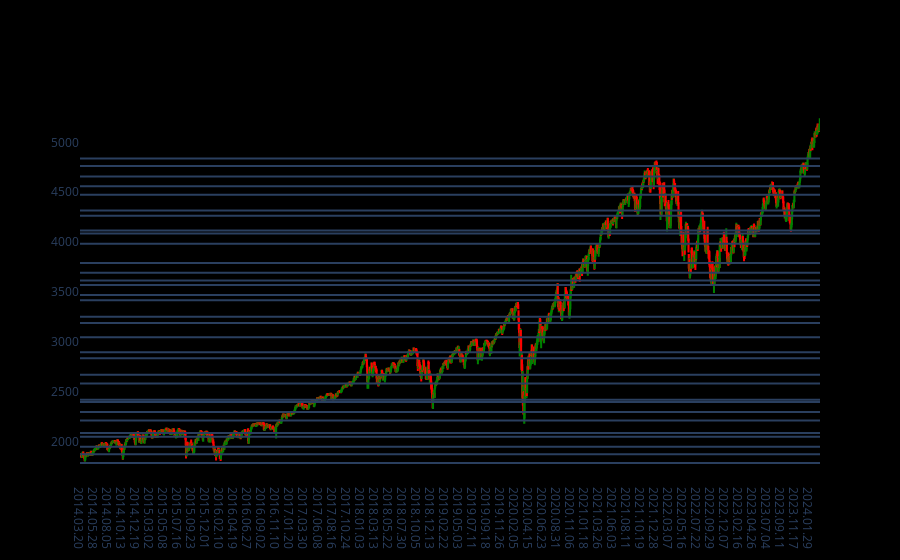

The code cell stored with this chart in its notebook:
### Code cell
import sys; sys.path.insert(1, '..')
import utility
from key_levels_finder.key_levels_algorithm import getKeyLevels

SP500KeyLevels = getKeyLevels(df, useFilter=False, filterPercent=3, clusterBW=80)
utility.displayChartPrice(df, keylevels=SP500KeyLevels)

### Figure 1 — Plotly figure (JSON) as saved in the notebook; plotly's stock layout.template omitted (floating-point values rounded to 4 significant figures; data arrays with more than 128 entries replaced by an {"elided": "..."} marker saying what was removed)
{"data": [{"close": {"elided": "2586 float values"}, "decreasing": {"line": {"color": "red"}}, "high": {"elided": "2586 float values"}, "increasing": {"line": {"color": "green"}}, "low": {"elided": "2586 float values"}, "open": {"elided": "2586 float values"}, "type": "candlestick", "x": {"elided": "2586 str values"}}], "layout": {"paper_bgcolor": "black", "plot_bgcolor": "black", "shapes": [{"type": "line", "x0": 0, "x1": 1, "xref": "x domain", "y0": 4838.0, "y1": 4838.0, "yref": "y"}, {"type": "line", "x0": 0, "x1": 1, "xref": "x domain", "y0": 4763.0, "y1": 4763.0, "yref": "y"}, {"type": "line", "x0": 0, "x1": 1, "xref": "x domain", "y0": 4657.0, "y1": 4657.0, "yref": "y"}, {"type": "line", "x0": 0, "x1": 1, "xref": "x domain", "y0": 4560.0, "y1": 4560.0, "yref": "y"}, {"type": "line", "x0": 0, "x1": 1, "xref": "x domain", "y0": 4474.0, "y1": 4474.0, "yref": "y"}, {"type": "line", "x0": 0, "x1": 1, "xref": "x domain", "y0": 4316.0, "y1": 4316.0, "yref": "y"}, {"type": "line", "x0": 0, "x1": 1, "xref": "x domain", "y0": 4264.0, "y1": 4264.0, "yref": "y"}, {"type": "line", "x0": 0, "x1": 1, "xref": "x domain", "y0": 4118.0, "y1": 4118.0, "yref": "y"}, {"type": "line", "x0": 0, "x1": 1, "xref": "x domain", "y0": 4086.0, "y1": 4086.0, "yref": "y"}, {"type": "line", "x0": 0, "x1": 1, "xref": "x domain", "y0": 3984.0, "y1": 3984.0, "yref": "y"}, {"type": "line", "x0": 0, "x1": 1, "xref": "x domain", "y0": 3790, "y1": 3790, "yref": "y"}, {"type": "line", "x0": 0, "x1": 1, "xref": "x domain", "y0": 3694.0, "y1": 3694.0, "yref": "y"}, {"type": "line", "x0": 0, "x1": 1, "xref": "x domain", "y0": 3616.0, "y1": 3616.0, "yref": "y"}, {"type": "line", "x0": 0, "x1": 1, "xref": "x domain", "y0": 3570.0, "y1": 3570.0, "yref": "y"}, {"type": "line", "x0": 0, "x1": 1, "xref": "x domain", "y0": 3470.0, "y1": 3470.0, "yref": "y"}, {"type": "line", "x0": 0, "x1": 1, "xref": "x domain", "y0": 3417.0, "y1": 3417.0, "yref": "y"}, {"type": "line", "x0": 0, "x1": 1, "xref": "x domain", "y0": 3253.0, "y1": 3253.0, "yref": "y"}, {"type": "line", "x0": 0, "x1": 1, "xref": "x domain", "y0": 3189.0, "y1": 3189.0, "yref": "y"}, {"type": "line", "x0": 0, "x1": 1, "xref": "x domain", "y0": 3048.0, "y1": 3048.0, "yref": "y"}, {"type": "line", "x0": 0, "x1": 1, "xref": "x domain", "y0": 2897.0, "y1": 2897.0, "yref": "y"}, {"type": "line", "x0": 0, "x1": 1, "xref": "x domain", "y0": 2836.0, "y1": 2836.0, "yref": "y"}, {"type": "line", "x0": 0, "x1": 1, "xref": "x domain", "y0": 2671.0, "y1": 2671.0, "yref": "y"}, {"type": "line", "x0": 0, "x1": 1, "xref": "x domain", "y0": 2583.0, "y1": 2583.0, "yref": "y"}, {"type": "line", "x0": 0, "x1": 1, "xref": "x domain", "y0": 2421.0, "y1": 2421.0, "yref": "y"}, {"type": "line", "x0": 0, "x1": 1, "xref": "x domain", "y0": 2397.0, "y1": 2397.0, "yref": "y"}, {"type": "line", "x0": 0, "x1": 1, "xref": "x domain", "y0": 2297.0, "y1": 2297.0, "yref": "y"}, {"type": "line", "x0": 0, "x1": 1, "xref": "x domain", "y0": 2214, "y1": 2214, "yref": "y"}, {"type": "line", "x0": 0, "x1": 1, "xref": "x domain", "y0": 2088.0, "y1": 2088.0, "yref": "y"}, {"type": "line", "x0": 0, "x1": 1, "xref": "x domain", "y0": 2050.0, "y1": 2050.0, "yref": "y"}, {"type": "line", "x0": 0, "x1": 1, "xref": "x domain", "y0": 1949.0, "y1": 1949.0, "yref": "y"}, {"type": "line", "x0": 0, "x1": 1, "xref": "x domain", "y0": 1875, "y1": 1875, "yref": "y"}, {"type": "line", "x0": 0, "x1": 1, "xref": "x domain", "y0": 1787, "y1": 1787, "yref": "y"}], "xaxis": {"rangeslider": {"visible": false}, "showgrid": false}, "yaxis": {"showgrid": false}}}
